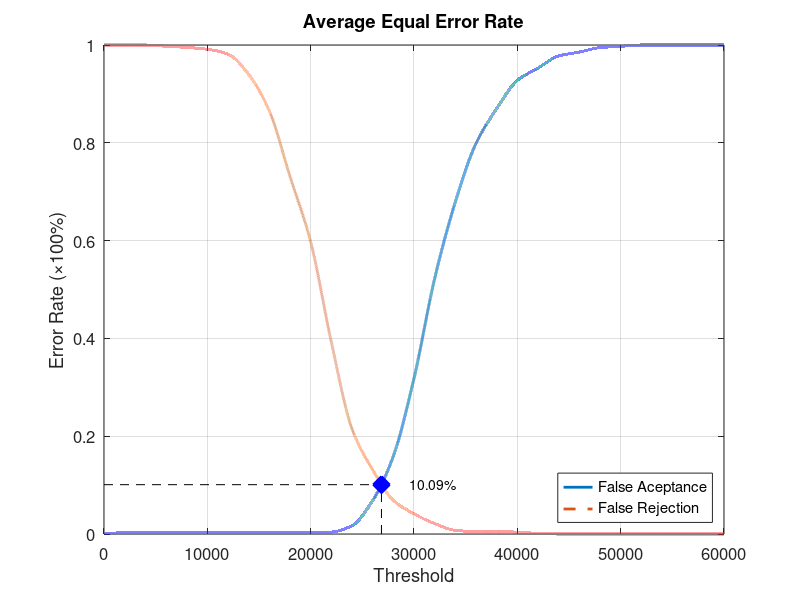
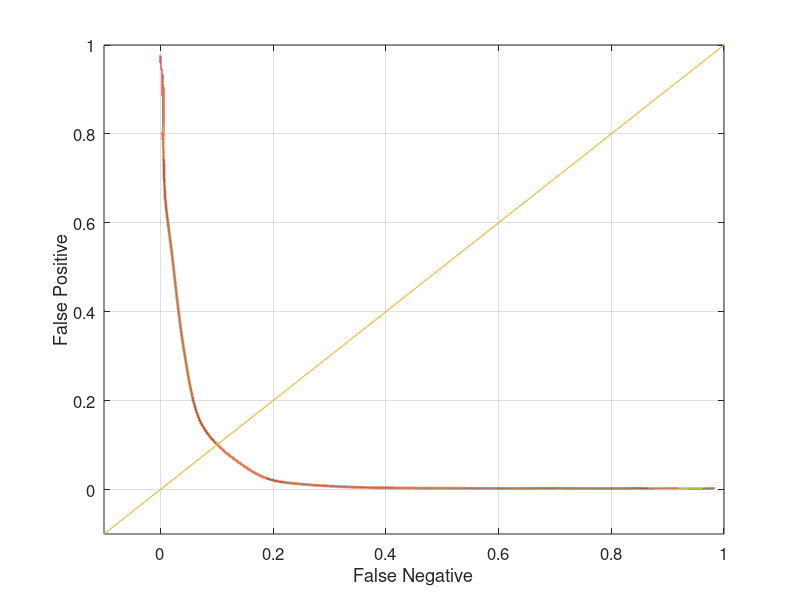

Write MATLAB code to recreate these figures, in order.
function yEER = Experiment2Average
close all;
clear;
clc;
x = 0:2000:60000;
xq = 0:0.5:60000;

y0 = [0 0.00263158 0.00263158 0.00263158 0.00263158 0.00263158 0.00263158 0.00263158 0.00263158 0.00263158 0.00263158 0.00394737 0.0171053 0.0684211 0.159211 0.318421 0.522368 0.678947 0.798684 0.869737 0.927632 0.952632 0.977632 0.985526 0.994737 0.997368 1 1 1 1 1];
yy0 = interp1(x, y0, xq, 'pchip');
y1 = [1 1 1 0.9975 0.995 0.99125 0.98125 0.94 0.865 0.73125 0.5975 0.3925 0.215 0.13125 0.06875 0.04125 0.02125 0.0075 0.005 0.005 0.00375 0.00125 0 0 0 0 0 0 0 0 0];
yy1 = interp1(x, y1, xq, 'pchip');

% Calculating EER: 
y2 = abs(y0 - y1);
find(y2 == min(y2))
yy2 = abs(yy0 - yy1);
xEER = find(yy2 == min(yy2));
xEERIndex = xq(xEER) % X-axis EER
yEER = yy0(xEER) % Y-axis EER

main = figure
plot(xq, yy0,'-','LineWidth', 2);	hold on
plot(xq, yy1,'--','LineWidth', 2);	hold on
plot([xEERIndex xEERIndex], [0 yEER], 'k--');	hold on
plot([0 xEERIndex], [yEER yEER], 'k--');	hold on
plot(xEERIndex, yEER, 'bx', 'LineWidth', 10);	hold on
text(xEERIndex + 10 * xEERIndex / 100, yEER, [num2str(round((10000 * yEER)) / 100) '%'])
legend('False Aceptance', 'False Rejection', 'Location', 'SouthEast')
xlabel('Threshold')
ylabel('Error Rate (\times100%)')
title('Average Equal Error Rate')
set(gca, 'FontSize', 12)
axis([0 60000 0 1])
grid on

print(main, 'Experiment2AverageMain', '-dpng');
FNRxFPR = figure('Color', [1 1 1]);
plot(yy1, yy0, '-', yy1, yy0, 'LineWidth', 2);
hold on
y = -0.1:0.1:1
plot(y, y); 
set(gca, 'FontSize', 12)
xlabel('False Negative')
ylabel('False Positive')
axis([-0.1 1 -0.1 1])
set(gca, 'FontSize', 12)
grid on

print(FNRxFPR, 'Experiment2AverageFNRxFPR','-dpng');
end
